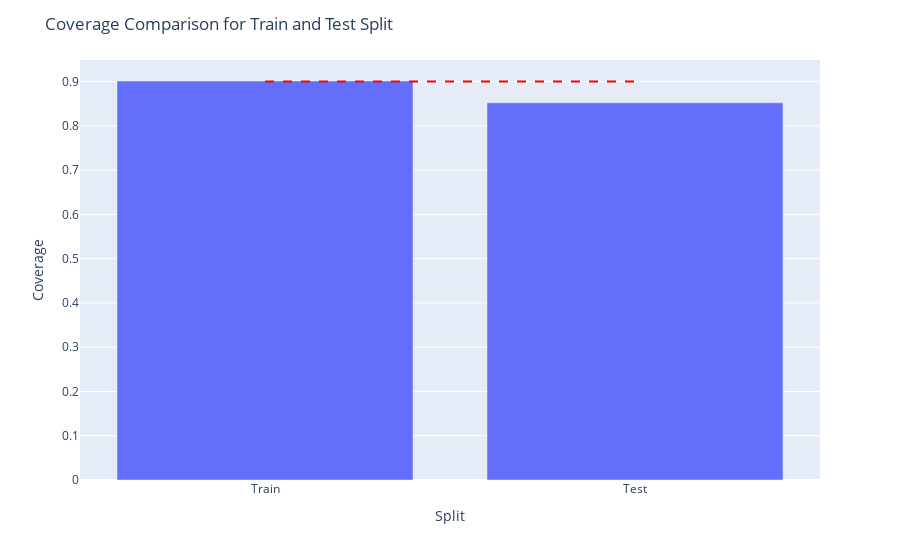

The notebook cell saved with this chart:
### Code cell
import plotly.express as px

fig = px.bar(x=["Train", "Test"], y=[train_coverage, test_coverage])
fig.add_shape(
    type='line', line=dict(dash='dash', color='red'),
    x0="Train", x1="Test", y0=0.90, y1=.90, name="Expected"
)
fig.update_layout(
    xaxis_title="Split",
    yaxis_title="Coverage",
    title="Coverage Comparison for Train and Test Split"
)

### Figure 1 — Plotly figure (JSON) as saved in the notebook; plotly's stock layout.template omitted (floating-point values rounded to 4 significant figures)
{"data": [{"alignmentgroup": "True", "hovertemplate": "x=%{x}<br>y=%{y}<extra></extra>", "legendgroup": "", "marker": {"color": "#636efa", "pattern": {"shape": ""}}, "name": "", "offsetgroup": "", "orientation": "v", "showlegend": false, "textposition": "auto", "type": "bar", "x": ["Train", "Test"], "xaxis": "x", "y": [0.9013, 0.852], "yaxis": "y"}], "layout": {"barmode": "relative", "legend": {"tracegroupgap": 0}, "margin": {"t": 60}, "shapes": [{"line": {"color": "red", "dash": "dash"}, "name": "Expected", "type": "line", "x0": "Train", "x1": "Test", "y0": 0.9, "y1": 0.9}], "title": {"text": "Coverage Comparison for Train and Test Split"}, "xaxis": {"anchor": "y", "domain": [0, 1], "title": {"text": "Split"}}, "yaxis": {"anchor": "x", "domain": [0, 1], "title": {"text": "Coverage"}}}}
